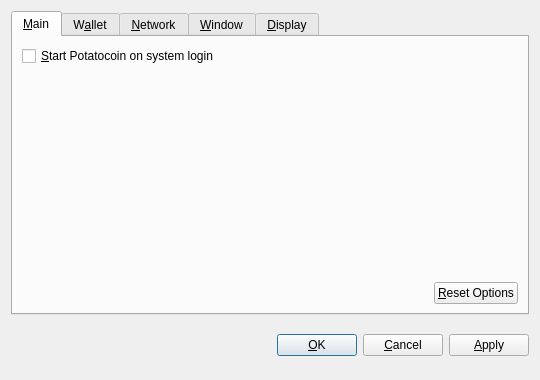
<?xml version="1.0" encoding="UTF-8"?>
<ui version="4.0">
 <class>OptionsDialog</class>
 <widget class="QDialog" name="OptionsDialog">
  <property name="geometry">
   <rect>
    <x>0</x>
    <y>0</y>
    <width>540</width>
    <height>380</height>
   </rect>
  </property>
  <property name="windowTitle">
   <string>Options</string>
  </property>
  <property name="modal">
   <bool>true</bool>
  </property>
  <layout class="QVBoxLayout" name="verticalLayout">
   <item>
    <widget class="QTabWidget" name="tabWidget">
     <property name="tabPosition">
      <enum>QTabWidget::North</enum>
     </property>
     <property name="currentIndex">
      <number>0</number>
     </property>
     <widget class="QWidget" name="tabMain">
      <attribute name="title">
       <string>&amp;Main</string>
      </attribute>
      <layout class="QVBoxLayout" name="verticalLayout_Main">
       <item>
        <widget class="QCheckBox" name="bitcoinAtStartup">
         <property name="toolTip">
          <string>Automatically start Potatocoin after logging in to the system.</string>
         </property>
         <property name="text">
          <string>&amp;Start Potatocoin on system login</string>
         </property>
        </widget>
       </item>
       <item>
        <spacer name="verticalSpacer_Main">
         <property name="orientation">
          <enum>Qt::Vertical</enum>
         </property>
         <property name="sizeHint" stdset="0">
          <size>
           <width>20</width>
           <height>40</height>
          </size>
         </property>
        </spacer>
       </item>
       <item>
        <layout class="QHBoxLayout" name="horizontalLayout_2_Main">
         <item>
          <spacer name="horizontalSpacer_2_Main">
           <property name="orientation">
            <enum>Qt::Horizontal</enum>
           </property>
           <property name="sizeHint" stdset="0">
            <size>
             <width>40</width>
             <height>20</height>
            </size>
           </property>
          </spacer>
         </item>
         <item>
          <widget class="QPushButton" name="resetButton">
           <property name="toolTip">
            <string>Reset all client options to default.</string>
           </property>
           <property name="text">
            <string>&amp;Reset Options</string>
           </property>
           <property name="autoDefault">
            <bool>false</bool>
           </property>
          </widget>
         </item>
        </layout>
       </item>
      </layout>
     </widget>
     <widget class="QWidget" name="tabWallet">
      <attribute name="title">
       <string>W&amp;allet</string>
      </attribute>
      <layout class="QVBoxLayout" name="verticalLayout_Network">
       <item>
        <widget class="QLabel" name="transactionFeeInfoLabel">
         <property name="text">
          <string>Optional transaction fee per kB that helps make sure your transactions are processed quickly. Most transactions are 1 kB.</string>
         </property>
         <property name="textFormat">
          <enum>Qt::PlainText</enum>
         </property>
         <property name="wordWrap">
          <bool>true</bool>
         </property>
        </widget>
       </item>
       <item>
        <layout class="QHBoxLayout" name="horizontalLayout_1_Main">
         <item>
          <widget class="QLabel" name="transactionFeeLabel">
           <property name="text">
            <string>Pay transaction &amp;fee</string>
           </property>
           <property name="textFormat">
            <enum>Qt::PlainText</enum>
           </property>
           <property name="buddy">
            <cstring>transactionFee</cstring>
           </property>
          </widget>
         </item>
         <item>
          <widget class="BitcoinAmountField" name="transactionFee"/>
         </item>
         <item>
          <spacer name="horizontalSpacer_1_Main">
           <property name="orientation">
            <enum>Qt::Horizontal</enum>
           </property>
           <property name="sizeHint" stdset="0">
            <size>
             <width>40</width>
             <height>20</height>
            </size>
           </property>
          </spacer>
         </item>
        </layout>
       </item>
       <item>
        <widget class="QLabel" name="label">
         <property name="text">
          <string>If you disable the spending of unconfirmed change, the change from a transaction cannot be used until that transaction has at least one confirmation. This also affects how your balance is computed.</string>
         </property>
         <property name="wordWrap">
          <bool>true</bool>
         </property>
        </widget>
       </item>
       <item>
        <widget class="QCheckBox" name="spendZeroConfChange">
         <property name="text">
          <string>Spend unconfirmed change  (experts only)</string>
         </property>
        </widget>
       </item>
       <item>
        <spacer name="verticalSpacer">
         <property name="orientation">
          <enum>Qt::Vertical</enum>
         </property>
         <property name="sizeHint" stdset="0">
          <size>
           <width>20</width>
           <height>40</height>
          </size>
         </property>
        </spacer>
       </item>
      </layout>
     </widget>
     <widget class="QWidget" name="tabNetwork">
      <attribute name="title">
       <string>&amp;Network</string>
      </attribute>
      <layout class="QVBoxLayout" name="verticalLayout_Network">
       <item>
        <widget class="QCheckBox" name="mapPortUpnp">
         <property name="toolTip">
          <string>Automatically open the Potatocoin client port on the router. This only works when your router supports UPnP and it is enabled.</string>
         </property>
         <property name="text">
          <string>Map port using &amp;UPnP</string>
         </property>
        </widget>
       </item>
       <item>
        <widget class="QCheckBox" name="connectSocks">
         <property name="toolTip">
          <string>Connect to the Potatocoin network through a SOCKS proxy (e.g. when connecting through Tor).</string>
         </property>
         <property name="text">
          <string>&amp;Connect through SOCKS proxy:</string>
         </property>
        </widget>
       </item>
       <item>
        <layout class="QHBoxLayout" name="horizontalLayout_Network">
         <item>
          <widget class="QLabel" name="proxyIpLabel">
           <property name="text">
            <string>Proxy &amp;IP:</string>
           </property>
           <property name="textFormat">
            <enum>Qt::PlainText</enum>
           </property>
           <property name="buddy">
            <cstring>proxyIp</cstring>
           </property>
          </widget>
         </item>
         <item>
          <widget class="QValidatedLineEdit" name="proxyIp">
           <property name="maximumSize">
            <size>
             <width>140</width>
             <height>16777215</height>
            </size>
           </property>
           <property name="toolTip">
            <string>IP address of the proxy (e.g. 127.0.0.1)</string>
           </property>
          </widget>
         </item>
         <item>
          <widget class="QLabel" name="proxyPortLabel">
           <property name="text">
            <string>&amp;Port:</string>
           </property>
           <property name="textFormat">
            <enum>Qt::PlainText</enum>
           </property>
           <property name="buddy">
            <cstring>proxyPort</cstring>
           </property>
          </widget>
         </item>
         <item>
          <widget class="QLineEdit" name="proxyPort">
           <property name="maximumSize">
            <size>
             <width>55</width>
             <height>16777215</height>
            </size>
           </property>
           <property name="toolTip">
            <string>Port of the proxy (e.g. 9050)</string>
           </property>
          </widget>
         </item>
         <item>
          <widget class="QLabel" name="socksVersionLabel">
           <property name="text">
            <string>SOCKS &amp;Version:</string>
           </property>
           <property name="textFormat">
            <enum>Qt::PlainText</enum>
           </property>
           <property name="buddy">
            <cstring>socksVersion</cstring>
           </property>
          </widget>
         </item>
         <item>
          <widget class="QValueComboBox" name="socksVersion">
           <property name="toolTip">
            <string>SOCKS version of the proxy (e.g. 5)</string>
           </property>
          </widget>
         </item>
         <item>
          <spacer name="horizontalSpacer_Network">
           <property name="orientation">
            <enum>Qt::Horizontal</enum>
           </property>
           <property name="sizeHint" stdset="0">
            <size>
             <width>40</width>
             <height>20</height>
            </size>
           </property>
          </spacer>
         </item>
        </layout>
       </item>
       <item>
        <spacer name="verticalSpacer_Network">
         <property name="orientation">
          <enum>Qt::Vertical</enum>
         </property>
         <property name="sizeHint" stdset="0">
          <size>
           <width>20</width>
           <height>40</height>
          </size>
         </property>
        </spacer>
       </item>
      </layout>
     </widget>
     <widget class="QWidget" name="tabWindow">
      <attribute name="title">
       <string>&amp;Window</string>
      </attribute>
      <layout class="QVBoxLayout" name="verticalLayout_Window">
       <item>
        <widget class="QCheckBox" name="minimizeToTray">
         <property name="toolTip">
          <string>Show only a tray icon after minimizing the window.</string>
         </property>
         <property name="text">
          <string>&amp;Minimize to the tray instead of the taskbar</string>
         </property>
        </widget>
       </item>
       <item>
        <widget class="QCheckBox" name="minimizeOnClose">
         <property name="toolTip">
          <string>Minimize instead of exit the application when the window is closed. When this option is enabled, the application will be closed only after selecting Quit in the menu.</string>
         </property>
         <property name="text">
          <string>M&amp;inimize on close</string>
         </property>
        </widget>
       </item>
       <item>
        <spacer name="verticalSpacer_Window">
         <property name="orientation">
          <enum>Qt::Vertical</enum>
         </property>
         <property name="sizeHint" stdset="0">
          <size>
           <width>20</width>
           <height>40</height>
          </size>
         </property>
        </spacer>
       </item>
      </layout>
     </widget>
     <widget class="QWidget" name="tabDisplay">
      <attribute name="title">
       <string>&amp;Display</string>
      </attribute>
      <layout class="QVBoxLayout" name="verticalLayout_Display">
       <item>
        <layout class="QHBoxLayout" name="horizontalLayout_1_Display">
         <item>
          <widget class="QLabel" name="langLabel">
           <property name="text">
            <string>User Interface &amp;language:</string>
           </property>
           <property name="textFormat">
            <enum>Qt::PlainText</enum>
           </property>
           <property name="buddy">
            <cstring>lang</cstring>
           </property>
          </widget>
         </item>
         <item>
          <widget class="QValueComboBox" name="lang">
           <property name="toolTip">
            <string>The user interface language can be set here. This setting will take effect after restarting Potatocoin.</string>
           </property>
          </widget>
         </item>
        </layout>
       </item>
       <item>
        <layout class="QHBoxLayout" name="horizontalLayout_2_Display">
         <item>
          <widget class="QLabel" name="unitLabel">
           <property name="text">
            <string>&amp;Unit to show amounts in:</string>
           </property>
           <property name="textFormat">
            <enum>Qt::PlainText</enum>
           </property>
           <property name="buddy">
            <cstring>unit</cstring>
           </property>
          </widget>
         </item>
         <item>
          <widget class="QValueComboBox" name="unit">
           <property name="toolTip">
            <string>Choose the default subdivision unit to show in the interface and when sending coins.</string>
           </property>
          </widget>
         </item>
        </layout>
       </item>
       <item>
        <widget class="QCheckBox" name="displayAddresses">
         <property name="toolTip">
          <string>Whether to show Potatocoin addresses in the transaction list or not.</string>
         </property>
         <property name="text">
          <string>&amp;Display addresses in transaction list</string>
         </property>
        </widget>
       </item>
       <item>
        <widget class="QCheckBox" name="coinControlFeatures">
         <property name="toolTip">
          <string>Whether to show coin control features or not.</string>
         </property>
         <property name="text">
          <string>Display coin &amp;control features (experts only!)</string>
         </property>
        </widget>
       </item>
       <item>
        <spacer name="verticalSpacer_Display">
         <property name="orientation">
          <enum>Qt::Vertical</enum>
         </property>
         <property name="sizeHint" stdset="0">
          <size>
           <width>20</width>
           <height>40</height>
          </size>
         </property>
        </spacer>
       </item>
      </layout>
     </widget>
    </widget>
   </item>
   <item>
    <layout class="QHBoxLayout" name="horizontalLayout_Buttons">
     <item>
      <spacer name="horizontalSpacer_1">
       <property name="orientation">
        <enum>Qt::Horizontal</enum>
       </property>
       <property name="sizeHint" stdset="0">
        <size>
         <width>40</width>
         <height>48</height>
        </size>
       </property>
      </spacer>
     </item>
     <item>
      <widget class="QLabel" name="statusLabel">
       <property name="font">
        <font>
         <weight>75</weight>
         <bold>true</bold>
        </font>
       </property>
       <property name="text">
        <string/>
       </property>
       <property name="textFormat">
        <enum>Qt::PlainText</enum>
       </property>
       <property name="wordWrap">
        <bool>true</bool>
       </property>
      </widget>
     </item>
     <item>
      <spacer name="horizontalSpacer_2">
       <property name="orientation">
        <enum>Qt::Horizontal</enum>
       </property>
       <property name="sizeHint" stdset="0">
        <size>
         <width>40</width>
         <height>48</height>
        </size>
       </property>
      </spacer>
     </item>
     <item>
      <widget class="QPushButton" name="okButton">
       <property name="text">
        <string>&amp;OK</string>
       </property>
      </widget>
     </item>
     <item>
      <widget class="QPushButton" name="cancelButton">
       <property name="text">
        <string>&amp;Cancel</string>
       </property>
       <property name="autoDefault">
        <bool>false</bool>
       </property>
      </widget>
     </item>
     <item>
      <widget class="QPushButton" name="applyButton">
       <property name="text">
        <string>&amp;Apply</string>
       </property>
       <property name="autoDefault">
        <bool>false</bool>
       </property>
      </widget>
     </item>
    </layout>
   </item>
  </layout>
 </widget>
 <customwidgets>
  <customwidget>
   <class>BitcoinAmountField</class>
   <extends>QSpinBox</extends>
   <header>bitcoinamountfield.h</header>
  </customwidget>
  <customwidget>
   <class>QValueComboBox</class>
   <extends>QComboBox</extends>
   <header>qvaluecombobox.h</header>
  </customwidget>
  <customwidget>
   <class>QValidatedLineEdit</class>
   <extends>QLineEdit</extends>
   <header>qvalidatedlineedit.h</header>
  </customwidget>
 </customwidgets>
 <resources/>
 <connections/>
</ui>
